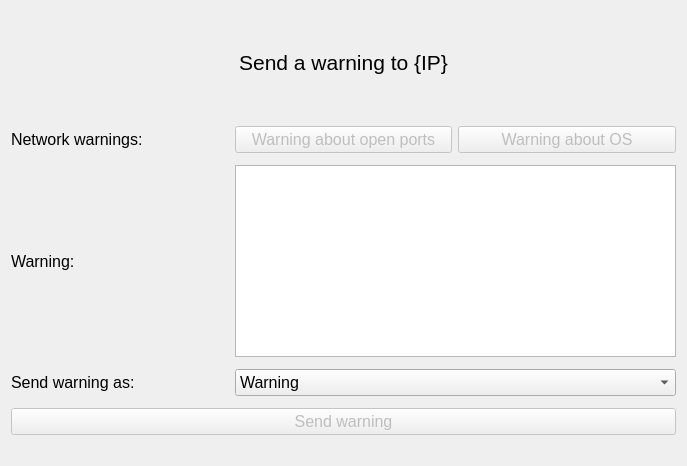
<?xml version="1.0" encoding="UTF-8"?>
<ui version="4.0">
 <class>Form</class>
 <widget class="QWidget" name="Form">
  <property name="geometry">
   <rect>
    <x>0</x>
    <y>0</y>
    <width>687</width>
    <height>466</height>
   </rect>
  </property>
  <property name="font">
   <font>
    <family>Segoe UI</family>
    <pointsize>12</pointsize>
   </font>
  </property>
  <property name="windowTitle">
   <string>Send A Warning to</string>
  </property>
  <property name="windowIcon">
   <iconset>
    <normaloff>../../icons/send_warning.png</normaloff>../../icons/send_warning.png</iconset>
  </property>
  <layout class="QGridLayout" name="gridLayout">
   <property name="verticalSpacing">
    <number>12</number>
   </property>
   <item row="1" column="2">
    <widget class="QPushButton" name="os_warning_button">
     <property name="enabled">
      <bool>false</bool>
     </property>
     <property name="text">
      <string>Warning about OS</string>
     </property>
    </widget>
   </item>
   <item row="1" column="1">
    <widget class="QPushButton" name="open_ports_warning_button">
     <property name="enabled">
      <bool>false</bool>
     </property>
     <property name="text">
      <string>Warning about open ports</string>
     </property>
    </widget>
   </item>
   <item row="1" column="0">
    <widget class="QLabel" name="label_4">
     <property name="text">
      <string>Network warnings:</string>
     </property>
    </widget>
   </item>
   <item row="2" column="0">
    <widget class="QLabel" name="label_2">
     <property name="text">
      <string>Warning:</string>
     </property>
    </widget>
   </item>
   <item row="3" column="0">
    <widget class="QLabel" name="label_3">
     <property name="text">
      <string>Send warning as:</string>
     </property>
    </widget>
   </item>
   <item row="3" column="1" colspan="2">
    <widget class="QComboBox" name="warning_type_comboBox">
     <item>
      <property name="text">
       <string>Warning</string>
      </property>
     </item>
     <item>
      <property name="text">
       <string>Critical</string>
      </property>
     </item>
    </widget>
   </item>
   <item row="4" column="0" colspan="3">
    <widget class="QPushButton" name="send_warning_button">
     <property name="enabled">
      <bool>false</bool>
     </property>
     <property name="text">
      <string>Send warning</string>
     </property>
    </widget>
   </item>
   <item row="5" column="0" colspan="3">
    <spacer name="verticalSpacer">
     <property name="orientation">
      <enum>Qt::Vertical</enum>
     </property>
     <property name="sizeType">
      <enum>QSizePolicy::Maximum</enum>
     </property>
     <property name="sizeHint" stdset="0">
      <size>
       <width>20</width>
       <height>20</height>
      </size>
     </property>
    </spacer>
   </item>
   <item row="0" column="0" colspan="3">
    <widget class="QLabel" name="warning_title_label">
     <property name="font">
      <font>
       <pointsize>16</pointsize>
      </font>
     </property>
     <property name="text">
      <string>Send a warning to {IP}</string>
     </property>
     <property name="alignment">
      <set>Qt::AlignCenter</set>
     </property>
    </widget>
   </item>
   <item row="2" column="1" colspan="2">
    <widget class="QPlainTextEdit" name="warning_plainTextEdit">
     <property name="sizePolicy">
      <sizepolicy hsizetype="Expanding" vsizetype="Maximum">
       <horstretch>0</horstretch>
       <verstretch>0</verstretch>
      </sizepolicy>
     </property>
    </widget>
   </item>
  </layout>
 </widget>
 <resources/>
 <connections/>
</ui>
